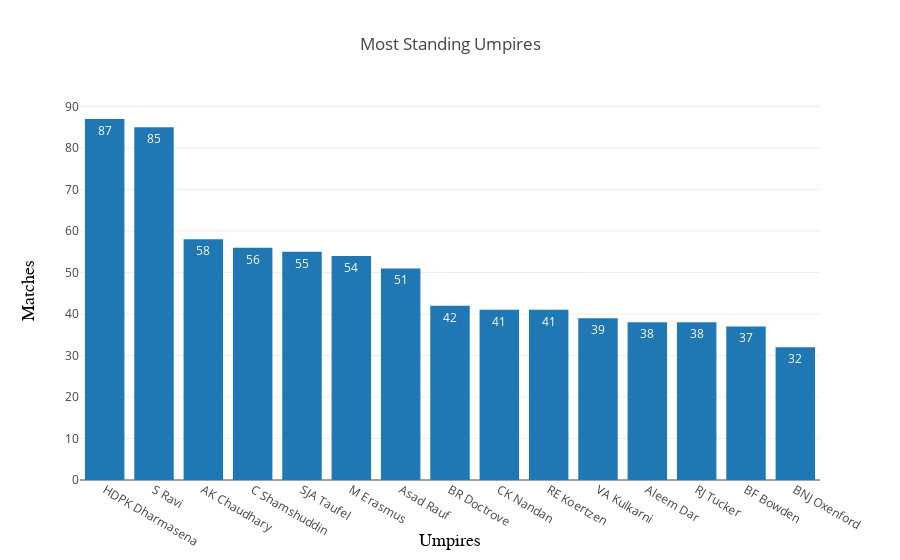

Source (notebook cell):
### Markdown cell above
### Favourite Umpires

### Code cell
umpires=pd.concat([matches['umpire1'],matches['umpire2']])
umpires = umpires.value_counts()[:15]
data = [go.Bar(
            x = umpires.index.values.tolist(),
            y = umpires.values.tolist(),
            text = umpires.values.tolist(),
            textposition = 'auto'
    )]
layout = go.Layout(
    title='Most Standing Umpires',
    xaxis=dict(
        title='Umpires',
        titlefont=dict(
            family='Courier New, monospace',
            size=18,
            color='black'
        )),
    yaxis=dict(
        title='Matches',
        titlefont=dict(
            family='Courier New, monospace',
            size=18,
            color='black'
        ))
)
fig = go.Figure(data=data, layout=layout)
py.iplot(fig)

### Figure 1 — Plotly figure (JSON) as saved in the notebook; plotly's stock layout.template omitted (floating-point values rounded to 4 significant figures)
{"data": [{"text": [87, 85, 58, 56, 55, 54, 51, 42, 41, 41, 39, 38, 38, 37, 32], "textposition": "auto", "type": "bar", "x": ["HDPK Dharmasena", "S Ravi", "AK Chaudhary", "C Shamshuddin", "SJA Taufel", "M Erasmus", "Asad Rauf", "BR Doctrove", "CK Nandan", "RE Koertzen", "VA Kulkarni", "Aleem Dar", "RJ Tucker", "BF Bowden", "BNJ Oxenford"], "y": [87, 85, 58, 56, 55, 54, 51, 42, 41, 41, 39, 38, 38, 37, 32]}], "layout": {"title": "Most Standing Umpires", "xaxis": {"title": "Umpires", "titlefont": {"color": "black", "family": "Courier New, monospace", "size": 18}}, "yaxis": {"title": "Matches", "titlefont": {"color": "black", "family": "Courier New, monospace", "size": 18}}}}
